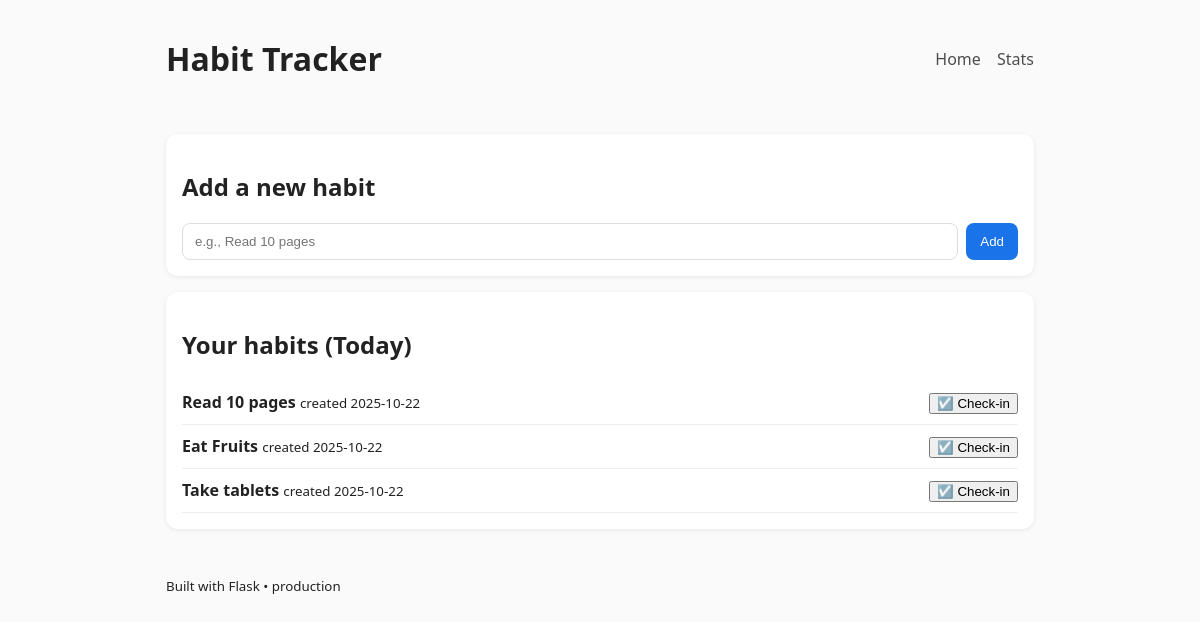
The page / on the database its author committed.
### app/models.py (models this page shows)
class Habit(db.Model):
    id = db.Column(db.Integer, primary_key=True)
    name = db.Column(db.String(120), nullable=False, unique=True)
    created_at = db.Column(db.Date, nullable=False, default=date.today)

### app/routes.py (the view, shortened to what this page needs)
@bp.route("/", methods=["GET", "POST"])
def index():
    habits = Habit.query.order_by(Habit.created_at.desc()).all()
    today = date.today()
    checked_today = {
        h.id: HabitCheckin.query.filter_by(habit_id=h.id, day=today).first() is not None
        for h in habits
    }
    return render_template("index.html", habits=habits, checked_today=checked_today)

### app/templates/index.html
 {% extends "base.html" %}
{% block content %}
<section class="card">
  <h2>Add a new habit</h2>
  <form method="post" action="{{ url_for('main.index') }}" class="row">
    <input type="text" name="name" placeholder="e.g., Read 10 pages" required />
    <button type="submit">Add</button>
  </form>
</section>
<section class="card">
  <h2>Your habits (Today)</h2>
  {% if habits %}
    <ul class="list">
      {% for h in habits %}
        <li class="list-item">
          <div>
            <strong>{{ h.name }}</strong>
            <small>created {{ h.created_at.isoformat() }}</small>
          </div>
          <form method="post" action="{{ url_for('main.checkin', habit_id=h.id) }}">
            <button type="submit">
              {% if checked_today[h.id] %}✅ Uncheck{% else %}☑️ Check-in{% endif %}
            </button>
          </form>
        </li>
      {% endfor %}
    </ul>
  {% else %}
    <p>No habits yet. Add one above!</p>
  {% endif %}
</section>
{% endblock %}

### app/templates/base.html (shortened to what this page needs)
<!doctype html>
<html lang="en">
<head>
  <link rel="stylesheet" href="{{ url_for('static', filename='styles.css') }}">
</head>
<body>
  <header class="container header">
    <h1><a href="{{ url_for('main.index') }}">Habit Tracker</a></h1>
    <nav>
      <a href="{{ url_for('main.index') }}">Home</a>
      <a href="{{ url_for('main.stats') }}">Stats</a>
    </nav>
  </header>
  <main class="container">
    {% block content %}{% endblock %}
  </main>
  <footer class="container footer">
    <small>Built with Flask • {{ config.get('ENV', 'production') }}</small>
  </footer>
</body>
</html>

### app/static/styles.css (style rules this page uses)
:root { font-family: system-ui, -apple-system, Segoe UI, Roboto, Arial, sans-serif; }
* { box-sizing: border-box; }
body { margin: 0; background: #fafafa; color: #222; }
a { color: inherit; text-decoration: none; }
.container { max-width: 900px; margin: 0 auto; padding: 16px; }
.header, .footer { display: flex; align-items: center; justify-content: space-between; }
.header nav a { margin-left: 12px; opacity: 0.8; }
.card { background: #fff; padding: 16px; border-radius: 12px; box-shadow: 0 1px 4px rgba(0,0,0,0.08); margin-bottom: 16px; }
.row { display: flex; gap: 8px; }
.row input { flex: 1; padding: 10px 12px; border: 1px solid #ddd; border-radius: 8px; }
.row button { padding: 10px 14px; border: 0; border-radius: 8px; cursor: pointer; background: #1a73e8; color: #fff; }
.list { list-style: none; margin: 0; padding: 0; }
.list-item { display: flex; align-items: center; justify-content: space-between; padding: 10px 0; border-bottom: 1px solid #eee; }

### rows shown on the page
Habit: name "Read 10 pages", created_at "2025-10-22", shows "☑️ Check-in"
Habit: name "Eat Fruits", created_at "2025-10-22", shows "☑️ Check-in"
Habit: name "Take tablets", created_at "2025-10-22", shows "☑️ Check-in"

### other values the page prints
{{ config.get('ENV', 'production') }} "production"
